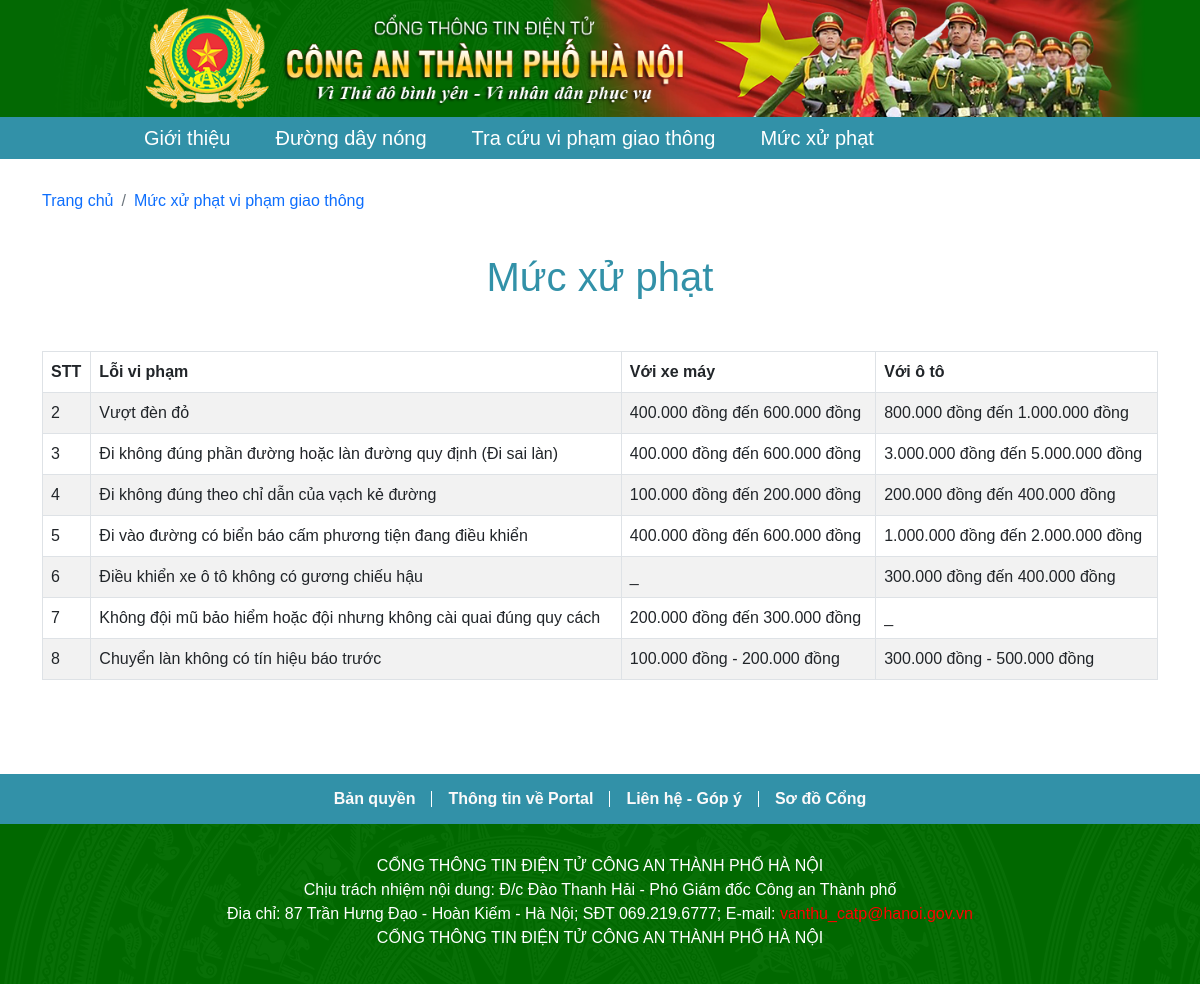
/Web/frontend/index.php?controller=cost, run on the app's committed database.
### tables this page shows
CREATE TABLE `cost` (
  `id` int(5) NOT NULL,
  `mistake` varchar(500) NOT NULL,
  `xemay` varchar(500) NOT NULL,
  `oto` varchar(500) NOT NULL
);

### Web/frontend/controllers/CostController.php (called while the page is built, shortened)
<?php
	include "models/CostModel.php";
	class CostController extends Controller{
		public function index(){
			$data = $this->modelCost();
			$this->loadView("CostView.php",["data"=>$data]);
		}
	}
 ?>

### Web/frontend/models/CostModel.php (called while the page is built)
<?php
	trait CostModel{
		public function modelCost(){
			$conn = Connection::getInstance();
			$query = $conn->query("select * from cost");
			return $query->fetchAll();
		}
	}
 ?>

### Web/frontend/views/CostView.php (the view, shortened to what this page needs)
<main style="margin-top: 30px; margin-bottom: 30px;">
        <div class="container" style="margin-bottom: 50px;">
            <ul class="breadcrumb">
                <li class="breadcrumb-item">
                    <a href="index.php">Trang chủ </a></li>
                <li class="breadcrumb-item">
                    <a href="index.php?controller=cost">Mức xử phạt vi phạm giao thông</a> </li>
            </ul>
            <h1 style="margin-top: 40px; text-align: center;">
                Mức xử phạt
            </h1>
        </div>
        <div class="container">
        	<table data-toolbar="#toolbar" data-toggle="table" class="table table-striped table-hover table-bordered">
			<thead class="thead-dark">
				<tr>
					<th>
						STT
					</th>
					<th>
						Lỗi vi phạm
					</th>
					<th>
						Với xe máy
					</th>
					<th>
						Với ô tô
					</th>
				</tr>
			</thead>
			<tbody>
				<?php foreach($data as $rows): ?>
                <tr>
                	<td><?php echo $rows->id; ?></td>
                	<td><?php echo $rows->mistake; ?></td>
                	<td><?php echo $rows->xemay; ?></td>
                	<td><?php echo $rows->oto; ?></td>
                </tr>
            	<?php endforeach; ?>
         	</tbody>
         </table>
         </div>
        <br>
        <br>
    </main>

### Web/assets/frontend/css/style.css (style rules this page uses)
body { font-family: Arial; margin: 0; }
ul { list-style-type: none; }
a { text-decoration: none; }
h1 { color: #3291a8; }

### data on the page
cost: id "2", mistake "Vượt đèn đỏ", xemay "400.000 đồng đến 600.000 đồng", oto "800.000 đồng đến 1.000.000 đồng"
cost: id "3", mistake "Đi không đúng phần đường hoặc làn đường quy định (Đi sai làn)", xemay "400.000 đồng đến 600.000 đồng", oto "3.000.000 đồng đến 5.000.000 đồng"
cost: id "4", mistake "Đi không đúng theo chỉ dẫn của vạch kẻ đường", xemay "100.000 đồng đến 200.000 đồng", oto "200.000 đồng đến 400.000 đồng"
cost: id "5", mistake "Đi vào đường có biển báo cấm phương tiện đang điều khiển", xemay "400.000 đồng đến 600.000 đồng", oto "1.000.000 đồng đến 2.000.000 đồng"
cost: id "6", mistake "Điều khiển xe ô tô không có gương chiếu hậu", xemay "_", oto "300.000 đồng đến 400.000 đồng"
cost: id "7", mistake "Không đội mũ bảo hiểm hoặc đội nhưng không cài quai đúng quy cách", xemay "200.000 đồng đến 300.000 đồng", oto "_"
cost: id "8", mistake "Chuyển làn không có tín hiệu báo trước", xemay "100.000 đồng - 200.000 đồng", oto "300.000 đồng - 500.000 đồng"
